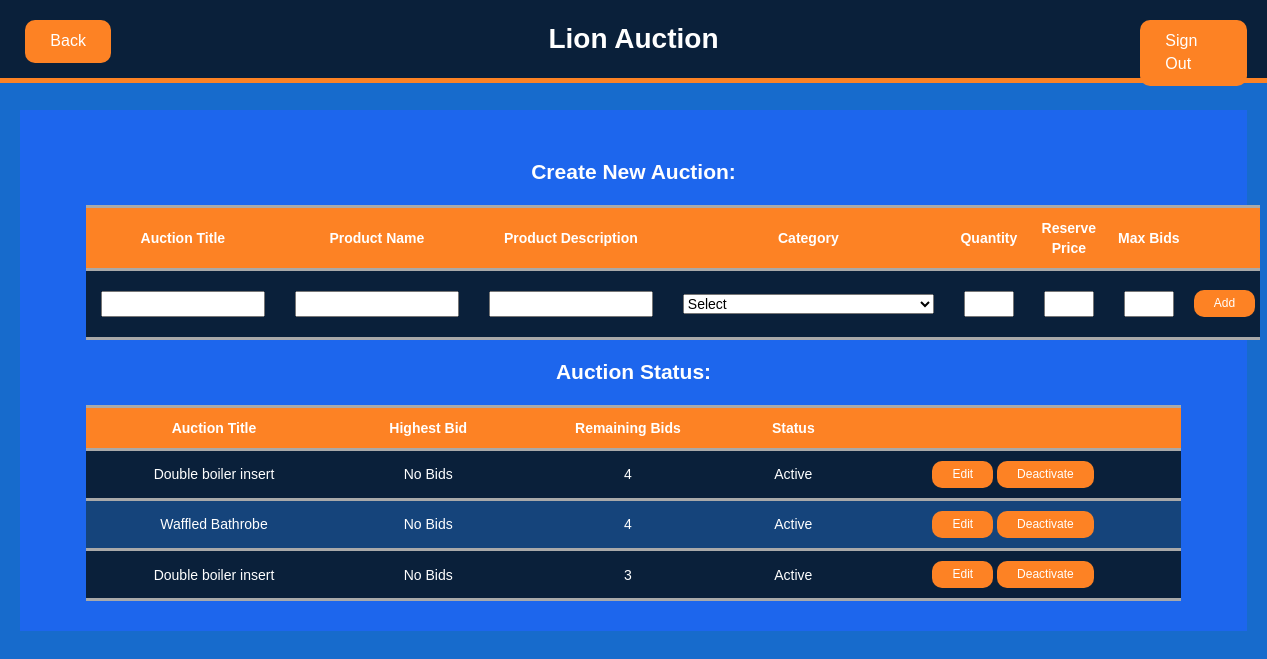
The app's page /auctionStatus (signed in) with its own data.
### tables this page shows
CREATE TABLE auction_listings(Seller_Email TEXT, Listing_ID INTEGER, Category TEXT, Auction_Title TEXT, Product_Name TEXT, Product_Description TEXT, Quantity INTEGER, Reserve_Price INTEGER, Max_bids INTEGER, Status INTEGER,Remove_Reason TEXT,PRIMARY KEY (Seller_Email, Listing_ID),FOREIGN KEY (Seller_Email) REFERENCES sellers(email));

### app.py (the view, shortened to what this page needs)
@app.route('/auctionStatus', methods=['GET', 'POST'])
def auctionStatusPage():
    username = session.get('username')
    data = {"listings": getSellerAuctions(username),
            "categories": getAllCategories(),
            }
    return render_template('auctionStatus.html', data=data)

### app.py (called while the page is built)
def getSellerAuctions(user):
    listings = []
    connection = sql.connect('database.db')
    cursor = connection.execute('SELECT Listing_ID FROM auction_listings WHERE Seller_Email=? ORDER BY Status', (user,))
    listing = cursor.fetchall()
    if listing:
        for auction in listing:
            listings.append(getAuctionInfo(auction[0]))
    return listings

def getAllCategories():
    categories = []
    connection = sql.connect('database.db')
    cursor = connection.execute('SELECT category_name FROM categories')
    categoryRows = cursor.fetchall()
    for row in categoryRows:
        categories.append(row[0])
    return categories

### templates/auctionStatus.html (shortened to what this page needs)
<!DOCTYPE html>
<html lang="en">
<head>
    <link rel="stylesheet" href="../static/css/bootstrap.min.css">
    <link rel="stylesheet" href="../static/css/mystyle.css">
</head>
<body>
<div class="header">
    <a class="buttonBig" style="position: fixed; margin: 20px 20px 20px 90%" href="/" role="button">Sign Out</a>
    <a class="buttonBig" style="position: fixed; margin: 20px 20px 20px 2%" href="/sellerMain" role="button">Back</a>
    <h1>Lion Auction</h1>
</div>
<div class="content">
    <h2 style="text-align: center">Create New Auction:</h2>
    <table style="width: 90%;">
        <tr>
            <th scope="col"> Auction Title</th>
            <th scope="col"> Product Name</th>
            <th scope="col"> Product Description</th>
            <th scope="col"> Category</th>
            <th scope="col"> Quantity</th>
            <th scope="col"> Reserve Price</th>
            <th scope="col"> Max Bids</th>
            <th scope="col"> </th>
        </tr>
        <tbody>
            <tr>
                <form method="post">
                <td><input type="text" id="Auction_Title" name="Auction_Title" required class="form-control"></td>
                <td><input type="text" id="Product_Name" name="Product_Name" required class="form-control"></td>
                <td><input type="text" id="Product_Description" name="Product_Description" required class="form-control"></td>
                <td>
                    <select name="category" id="category">
                    <option value="none" selected disabled hidden>Select</option>
                    </select>
                </td>
                <td><input style="width: 50px" type="number" id="Quantity" name="Quantity" required class="form-control"></td>
                <td><input style="width: 50px" type="number" id="Reserve_Price" name="Reserve_Price" required class="form-control"></td>
                <td><input style="width: 50px" type="number" id="Max_Bid" name="Max_Bid" required class="form-control"></td>
                <td><button type="button" class="buttonSmall" name="add_button" value="add" data-toggle="modal" data-target="#addmodal">Add</button></td>
                </form>
            </tr>
        </tbody>
    </table>
    <h2 style="text-align: center">Auction Status:</h2>
    <table style="width: 90%;">
        <tr>
            <th scope="col"> Auction Title</th>
            <th scope="col"> Highest Bid</th>
            <th scope="col"> Remaining Bids</th>
            <th scope="col"> Status</th>
            <th scope="col"> </th>
        </tr>
        <tbody>
        {% for auction in data.listings%}
            <tr>
                <td> {{ auction[3] }} </td>
                {% if auction[12]=='No Bids' %}
                <td> {{ auction[12] }} </td>
                {% else %}
                <td> ${{ auction[12] }} </td>
                {% endif %}
                <td> {{ auction[13] }} </td>
                {% if auction[9]==0 %}
                <td> Inactive </td>
                <td>
                <button type="button" class="buttonSmall" name="edit_button" value="{{ auction[1] }}" data-toggle="modal" data-target="#{{ auction[1] }}editmodal">Edit</button>
                <button type="button" class="buttonSmall" name="active_button" value="{{ auction[1] }}" data-toggle="modal" data-target="#{{ auction[1] }}activatemodal">Activate</button>
                </td>
                {% elif auction[9]==1 %}
                <td> Active </td>
                <td>
                <button type="button" class="buttonSmall" name="edit_button" value="{{ auction[1] }}" data-toggle="modal" data-target="#{{ auction[1] }}editmodal">Edit</button>
                <button type="button" class="buttonSmall" name="deactivate_button" value="{{ auction[1] }}" data-toggle="modal" data-target="#{{ auction[1] }}deactivatemodal">Deactivate</button>
                </td>
                {% elif auction[9]==2 and auction[15]==0%}
                <td> Sold </td>
                <td><button type="button" class="buttonSmall" name="complete_button" value="{{ auction[1] }}" data-toggle="modal" data-target="#{{ auction[1] }}completemodal">Complete Transaction</button></td>
                {% elif auction[9]==2 and auction[15]==1%}
                <td> Transaction Complete </td>
                <td><button type="button" class="buttonSmall" name="info_button" value="{{ auction[1] }}" data-toggle="modal" data-target="#{{ auction[1] }}infomodal">Winner Info</button></td>
                {% endif %}
            </tr>
        {% endfor %}
        </tbody>
    </table>
</div>
</body>
</html>

### static/css/mystyle.css (style rules this page uses)
:root { --main: #176BCC; --dark: #0A203A; --alt: #1D66ED; --accent: #FD8224; --darkalt: #15447B }
body { background-color: var(--main); font-family: Helvetica; color: black; }
input { margin: 10px; color: black; }
select { margin: 10px; color: black; }
h1 { text-align: center; }
h2 { color: white; }
a { border: 10px; }
table { text-align: center; color: white; margin-left: 5%; margin-right: 5%; border-collapse: collapse; }
th { background: var(--accent); border-bottom: darkgray solid; border-top: darkgray solid; padding: 10px 5px; }
td { padding: 10px 5px; border-top: darkgray solid; border-bottom: darkgray solid; overflow: hidden; width: auto; }
tr:nth-child(odd) { background-color: var(--dark); }
tr:nth-child(even) { background-color: var(--darkalt) }
.header { background-color: var(--dark); color: white; width: 100%; position: fixed; top: 0; left: 0; border-bottom: 5px solid var(--accent); }
.content { background-color: var(--alt); margin: 110px 20px 50px; padding: 30px 5px; }
.buttonBig { background-color: var(--accent); border: none; color: white; padding: 10px 25px; font-size: 16px; border-radius: 10px; text-decoration:none; }
.buttonSmall { background-color: var(--accent); border: none; color: white; padding: 5px 20px; font-size: 12px; border-radius: 10px; text-decoration:none; }

### records on screen
auction_listings: Auction_Title "Double boiler insert", auction "No Bids", Max_bids "4", {{ auction[1] }} 108 (drawn)
auction_listings: Auction_Title "Waffled Bathrobe", auction "No Bids", Max_bids "4", {{ auction[1] }} 1122 (drawn)
auction_listings: Auction_Title "Double boiler insert", auction "No Bids", Max_bids "3", {{ auction[1] }} 2153 (drawn)
